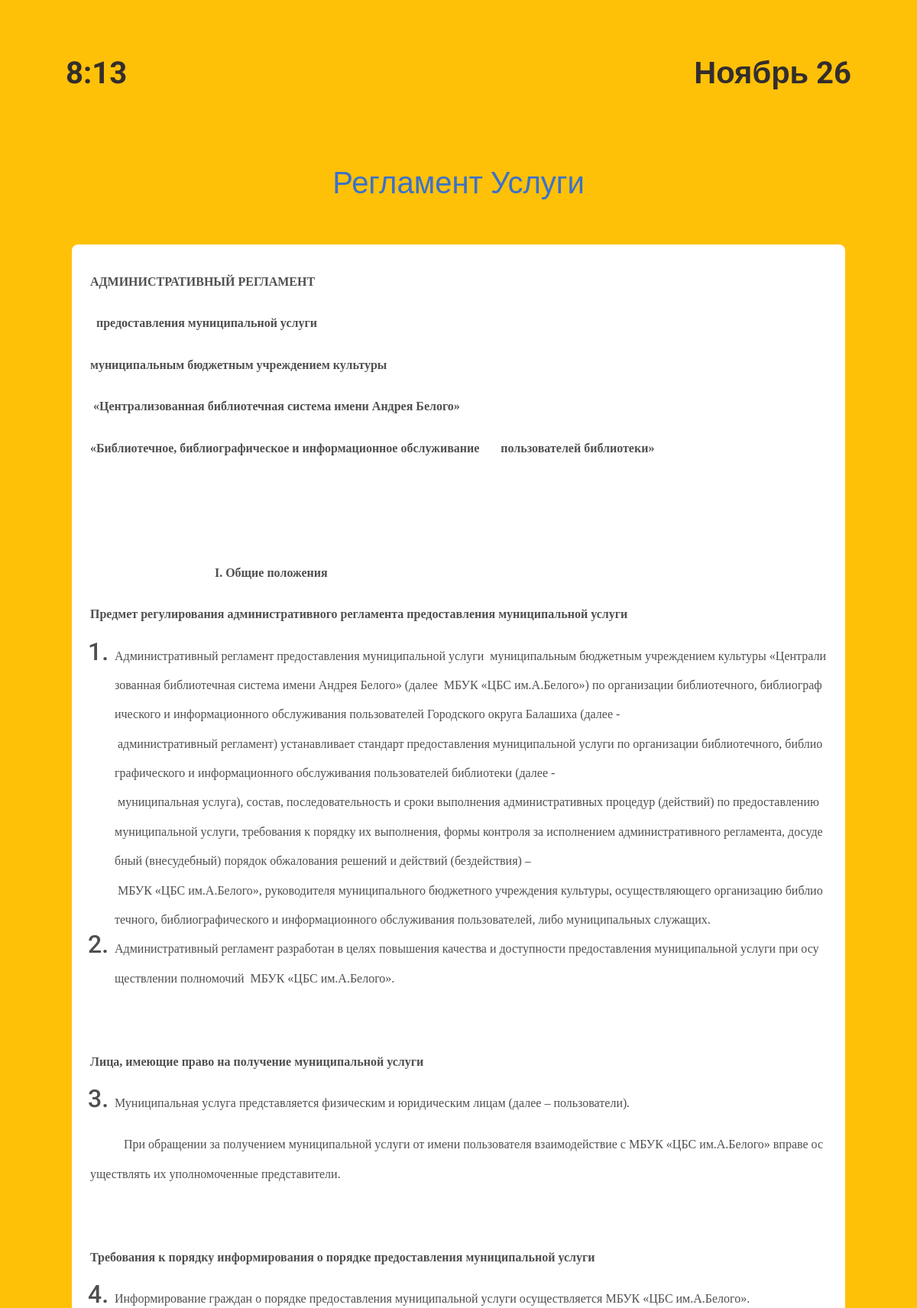
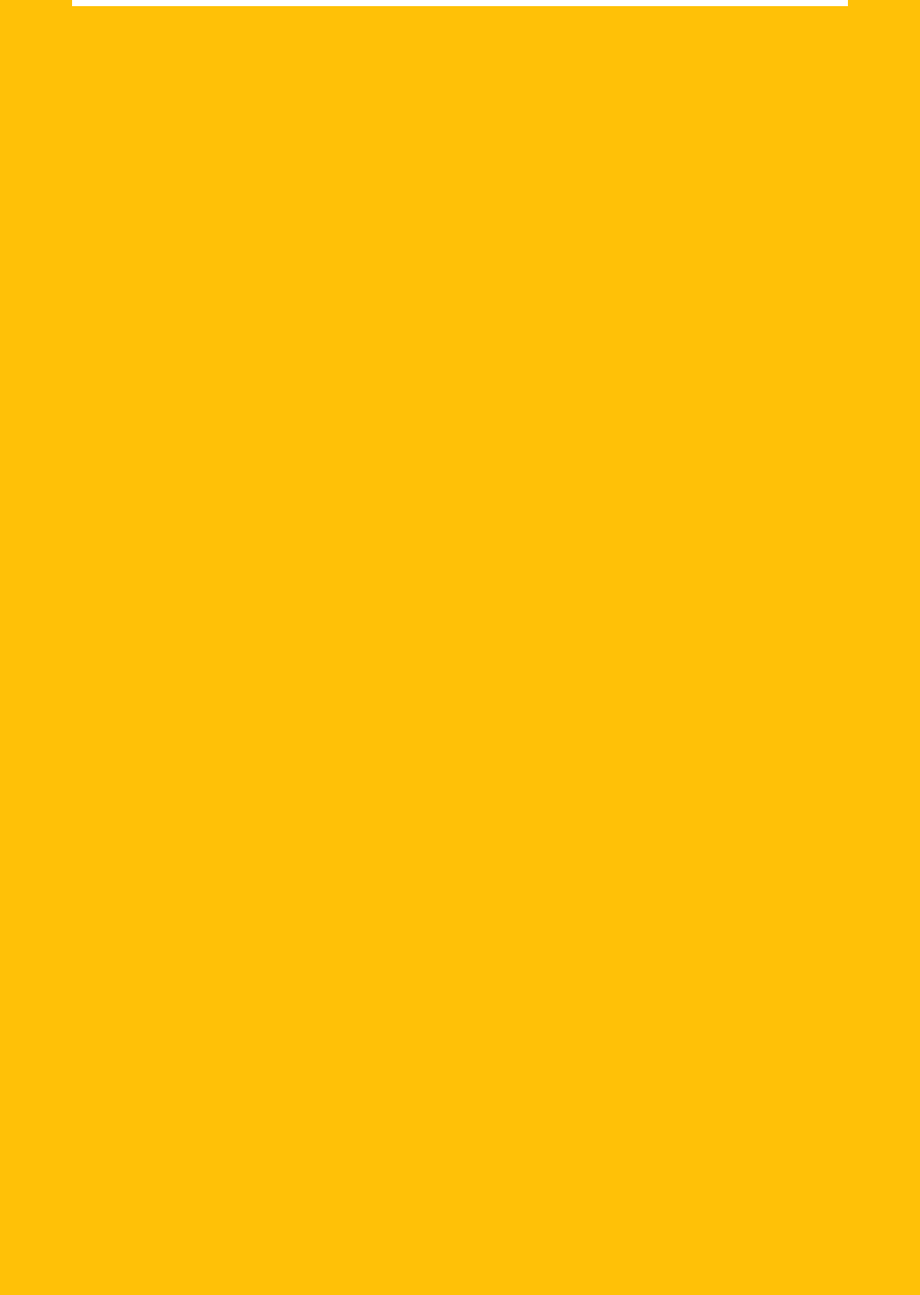
Screenshot of /reglament/1/ (upper part) with the database file from the repository (2 pictures, top to bottom).
### panel/models.py (models this page shows, shortened)
class Reglament(models.Model):
    name = models.CharField(max_length=150, verbose_name='Наименование')
    description = models.TextField(verbose_name='Описание')
    class Meta:
        verbose_name = 'Регламент'
        verbose_name_plural = 'Регламенты'

### panel/views.py (the view)
# urls.py: path('reglament/<int:pk>/', views.reglament_detail, name='reglament'),
def reglament_detail(request, pk):
    reglament = get_object_or_404(Reglament, pk=pk)
    return render(request, 'reglament.html', {'reglament': reglament})

### panel/templatetags/season_tags.py (called while the page is built)
@register.simple_tag
def seasonal_background_color():
    now = datetime.now()
    season = get_current_season(now.month)  # Передаем месяц в функцию get_current_season()
    try:
        background = BackGround.objects.get(**{season: True})
        if background.image:
            return f"url('{background.image.url}') center/cover repeat;"
        elif background.standart:
            return "#ffc107;"  # Стандартный цвет фона
    except BackGround.DoesNotExist:
        pass
    return ''  # В случае отсутствия фона или ошибки, возвращаем пустую строку

def get_current_season(month):
    if month in range(6, 9):
        return 'summer'
    elif month in range(9, 12):
        return 'standart'
    elif month in range(3, 6):
        return 'standart'
    else:
        return 'winter'

### templates/reglament.html (shortened to what this page needs)
{% extends 'base.html' %}
{% load static %}
{%  block content %}
<div class="container-fluid pt-3 ps-1 pe-1">
    <div class="container">
        <div class="col-12 text-center text-primary pb-5 pt-5">
            <h1>{{ reglament.name }}</h1>
        </div>
        <div class="overflow-auto" style="max-height: 1400px;">
           <div class="card">
                <div class="card-body">
                    <h2>{{ reglament.description|safe }}</h2>
                </div>
           </div>
        </div>
    </div>
</div>
{% endblock %}

### rows the page displays
Reglament: name "Регламент Услуги", description "АДМИНИСТРАТИВНЫЙ РЕГЛАМЕНТ предоставления муниципальной услуги муниципальным бюджетным учреждением культуры «Централизованная библиотечная система имени Андрея Белого» «Библиотечное, библиографическое и информационное обслуживание пользователей библиотеки» I . Общие положения Предмет регулирования административного регламента предоставления муниципальной услуги Административный регламент предоставления муниципальной услуги муниципальным бюджетным учреждением культуры «Централизованная библиотечная система имени Андрея Белого» (далее МБУК «ЦБС им.А.Белого») по организации библиотечного, библиографического и информационного обслуживания пользователей Городского округа Балашиха (далее -…"
